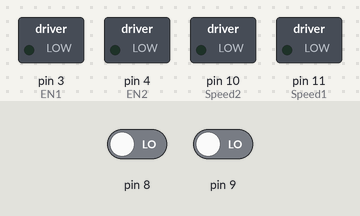
The sketch below on a simulated Arduino Uno, built with avr-gcc and run on an emulated ATmega328P. Shown: switched loads named in the sketch (green lamp = pin HIGH). The inputs (shaded band) are chosen by the test bench; at power-on: pin 8 LOW, pin 9 LOW.

Above: at 0.1 s.
At 1.6 s:
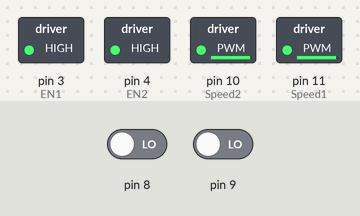
Timing chart, 0 to 3.1 s (numbered marks = the images above):
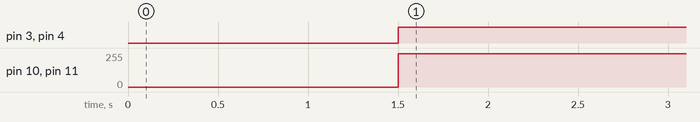

Measured:
- by itself, pin 3 (EN1), pin 4 (EN2): LOW → HIGH at 1.5 s
- by itself, pin 10 (Speed2), pin 11 (Speed1): 0/255 → 250/255 at 1.5 s

The sketch:

tika_2ard.ino
```cpp
int EN1=3; // Enable Pin Connected to Digital 3
int EN2=4;

int Speed2=10; // Motor Speed & Direction Pin Connected to Digital 11
int Speed1=11;

unsigned long timer[5];
byte last_channel[4];
int input[4];
int cinput;

int spd1 = 100;
int spd2 = 100;

int a = 0;
int b = 0;

void setup() {
pinMode(EN1, OUTPUT); // Enable Pin Made Output
pinMode(EN2, OUTPUT);

pinMode(Speed1,OUTPUT);
pinMode(Speed2,OUTPUT);

Serial.begin(9600); // Serial Iterface Started at 9600 bps baudrate.
digitalWrite(EN1,LOW); // Enable Pin set low for avoding false startups.
digitalWrite(EN2,LOW);

delay(1500); // Delay for 1.5 Second.
setPwmFrequency(10, 8); // Set Pin 9's Pwm Frequency tp 3906 hz (3.9 Khz)
setPwmFrequency(11, 8);

PCICR |= (1 << PCIE0);
PCMSK0 |= (1 << PCINT0);
PCMSK0 |= (1 << PCINT1);
PCMSK0 |= (1 << PCINT2);
PCMSK0 |= (1 << PCINT3);
}


////////// PWM Frequency Modify Function////////////////
void setPwmFrequency(int pin, int divisor) {
byte mode;
if(pin == 5 || pin == 6 || pin == 9 || pin == 10) {
switch(divisor) {
case 1: mode = 0x01; break;
case 8: mode = 0x02; break;
case 64: mode = 0x03; break;
case 256: mode = 0x04; break;
case 1024: mode = 0x05; break;
default: return;
}
if(pin == 5 || pin == 6) {
TCCR0B = TCCR0B & 0b11111000 | mode;
} else {
TCCR1B = TCCR1B & 0b11111000 | mode;
}
}
}


void loop() {

if (input[0] > 3000) cinput = input[2];
else cinput = input[0];

a = abs(1000 - cinput);
if (a > 990) a = 990;
if (a < 10) a = 10;
spd1 = map(a,10,990,5,250);

if (input[0] > 3000) cinput = input[3];
else cinput = input[1];

b = abs(1000 - cinput);
if (b > 990) b = 990;
if (b < 10) b = 10;
spd2 = map(b,10,990,5,250);


if (spd1 > 117 && spd1 < 139){
  digitalWrite(EN1,LOW);
}
else{
  digitalWrite(EN1,HIGH);
}

if (spd2 > 117 && spd2 < 139){
  digitalWrite(EN2,LOW);
}
else{
  digitalWrite(EN2,HIGH);
}

analogWrite(Speed1, spd1); // Full FWD Speed (252/255)
analogWrite(Speed2, spd2); // Full FWD Speed (252/255)
/*
delay(2000); // 2 Second Delay

Serial.println("STOPPED");
digitalWrite(EN,HIGH);
analogWrite(Speed, 128); // Half Duty Cycle and Enable Low Stops Motor (128/255)
delay(1000);

Serial.println("FULL BACKWARD");
digitalWrite(EN,HIGH);
analogWrite(Speed, spd1); // Full BWD Speed (2/255)
delay(2000); // 2 Second Delay

Serial.println("STOPPED");
digitalWrite(EN,HIGH);
analogWrite(Speed, 128); // Half Duty Cycle and Enable Low Stops Motor (128/255)
delay(1000);
*/
}

ISR(PCINT0_vect) {
  timer[0] = micros();
  if (last_channel[0] == 0 && PINB & B00000001) // means digitalread
  {
    last_channel[0] = 1;
    timer[1] = timer[0];
  }
  else if (last_channel[0] == 1 && !(PINB & B00000001)) // make sure new channel position will be low
  {
    last_channel[0] = 0;
    input[0] = timer[0] - timer[1];
  }
  if (last_channel[1] == 0 && PINB & B00000010) // means digitalread
  {
    last_channel[1] = 1;
    timer[2] = timer[0];
  }
  else if (last_channel[1] == 1 && !(PINB & B00000010)) // make sure new channel position will be low
  {
    last_channel[1] = 0;
    input[1] = timer[0] - timer[2];
  }
  if (last_channel[2] == 0 && PINB & B00000100) // means digitalread
  {
    last_channel[2] = 1;
    timer[3] = timer[0];
  }
  else if (last_channel[2] == 1 && !(PINB & B00000100)) // make sure new channel position will be low
  {
    last_channel[2] = 0;
    input[2] = timer[0] - timer[3];
  }
  if (last_channel[3] == 0 && PINB & B00001000) // means digitalread
  {
    last_channel[3] = 1;
    timer[4] = timer[0];
  }
  else if (last_channel[3] == 1 && !(PINB & B00001000)) // make sure new channel position will be low
  {
    last_channel[3] = 0;
    input[3] = timer[0] - timer[4];
  }
}
```
